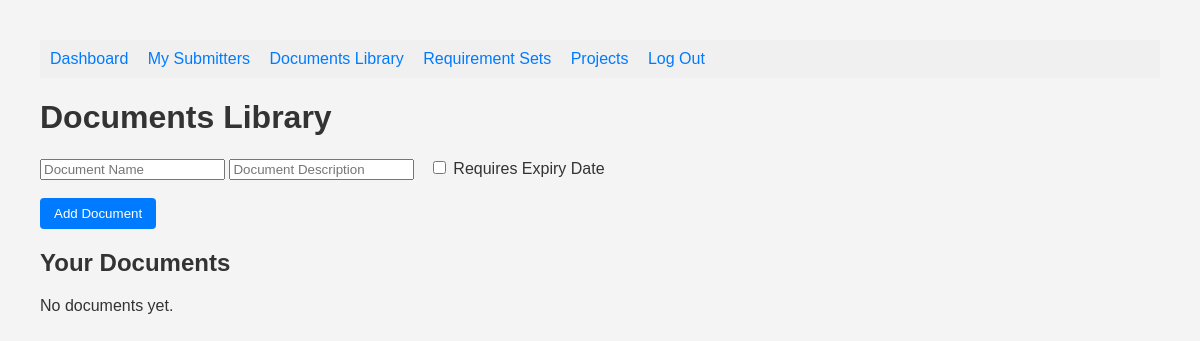
The page /documents_library (signed in) on the database as committed earlier.
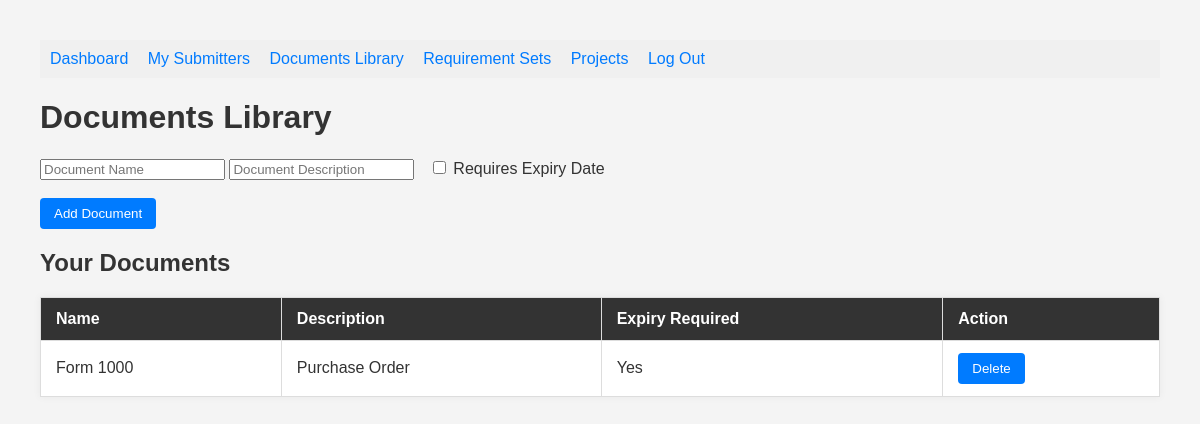
The same page on the database as committed later.
### tables this page shows
CREATE TABLE users_docs(id INTEGER PRIMARY KEY AUTOINCREMENT, name TEXT NOT NULL, description TEXT, user_id TEXT, expiry_required BOOLEAN DEFAULT 0, FOREIGN KEY (user_id) REFERENCES admin_users(id));

### app.py (the view, shortened to what this page needs)
@app.route("/documents_library", methods=['GET', 'POST'])
def documents_library():
    if not session.get("admin"):
        return redirect("/login")
    db = get_db()
    user_id = session.get("id")
    docs = db.execute("SELECT id, name, description, expiry_required FROM users_docs WHERE user_id  = ?", (user_id,)).fetchall()
    return render_template("documents_library.html", docs=docs)

### app.py (called while the page is built)
def get_db():
    conn = sqlite3.connect("database.db")
    conn.row_factory = sqlite3.Row
    return conn

### templates/documents_library.html (shortened to what this page needs)
<!DOCTYPE html>
<html lang="en">
<head>
    <link rel="stylesheet" href="{{ url_for('static', filename='style.css') }}">
</head>
<body>
    <nav style="background-color: #f0f0f0; padding: 10px;">
        <a href="/admin" style="margin-right: 15px;">Dashboard</a>
        <a href="/my_submitters" style="margin-right: 15px;">My Submitters</a>
        <a href="/documents_library" style="margin-right: 15px;">Documents Library</a>
        <a href="/my_sets" style="margin-right: 15px;">Requirement Sets</a>
        <a href="/projects" style="margin-right: 15px;">Projects</a>
        <a href="/logout">Log Out</a>
    </nav>
    <h1>Documents Library</h1>
    <form method="POST">
        <input type="text" name="doc_name" placeholder="Document Name" required>
        <input type="text" name="doc_description" placeholder="Document Description" required>
        <label style="margin-left: 10px;">
            <input type="checkbox" name="expiry_required">
            Requires Expiry Date
        </label>
        <br><br>
        <button type="submit">Add Document</button>
    </form>
    <h2>Your Documents</h2>
    {% if docs %}
    <table>
        <thead>
            <tr>
                <th>Name</th>
                <th>Description</th>
                <th>Expiry Required</th>
                <th>Action</th>
            </tr>
        </thead>
        <tbody>
            {% for doc in docs %}
            <tr>
                <td>{{ doc.name }}</td>
                <td>{{ doc.description }}</td>
                <td>{{ 'Yes' if doc.expiry_required else 'No' }}</td>
                <td>
                    <form method="POST" action="/del_doc/{{ doc['id'] }}" onsubmit="return confirm('Delete this document?');">
                        <button type="submit">Delete</button>
                    </form>
                </td>
            </tr>
            {% endfor %}
        </tbody>
    </table>
    {% else %}
        <p>No documents yet.</p>
    {% endif %}
</body>
</html>

Rows that differ between the two databases and show on the page:
added users_docs: name "Form 1000", description "Purchase Order", expiry_required "Yes"
Other text that changed with them:
text no longer shown: "No documents yet."
text now shown: "Name Description Expiry Required Action"
